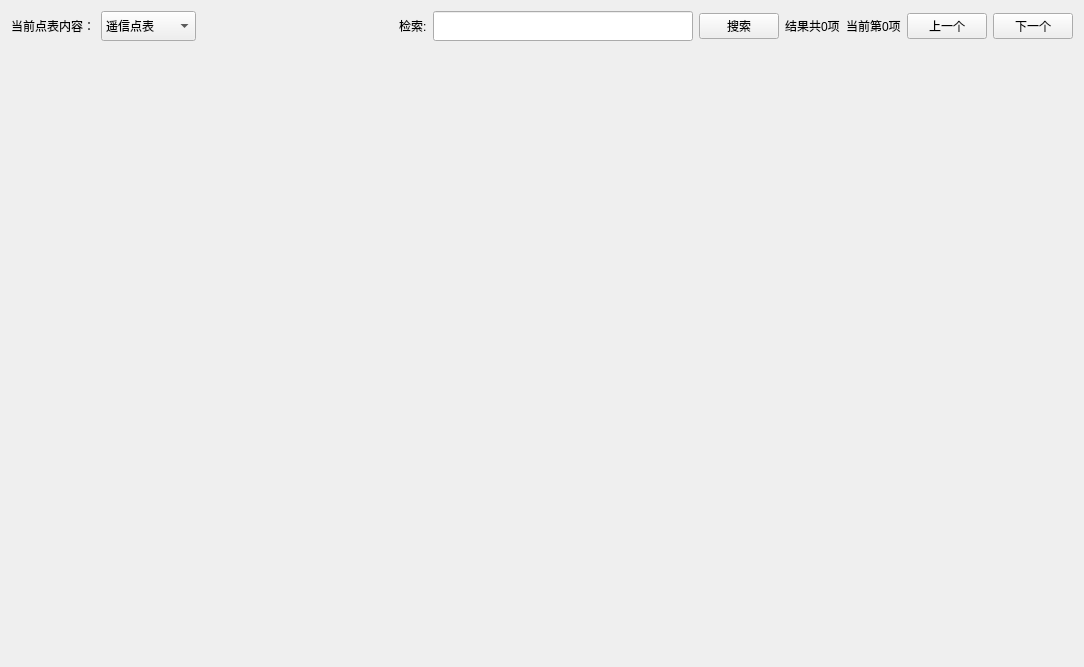
<?xml version="1.0" encoding="UTF-8"?>
<ui version="4.0">
 <class>dtufixmodifyClass</class>
 <widget class="QWidget" name="dtufixmodifyClass">
  <property name="geometry">
   <rect>
    <x>0</x>
    <y>0</y>
    <width>1084</width>
    <height>667</height>
   </rect>
  </property>
  <property name="windowTitle">
   <string>dtufixmodify</string>
  </property>
  <layout class="QGridLayout" name="gridLayout">
   <item row="0" column="0">
    <widget class="QLabel" name="Text_1">
     <property name="text">
      <string>当前点表内容：</string>
     </property>
    </widget>
   </item>
   <item row="0" column="1">
    <widget class="QComboBox" name="combox_index">
     <property name="minimumSize">
      <size>
       <width>95</width>
       <height>30</height>
      </size>
     </property>
     <item>
      <property name="text">
       <string>遥信点表</string>
      </property>
     </item>
     <item>
      <property name="text">
       <string>遥测点表</string>
      </property>
     </item>
     <item>
      <property name="text">
       <string>遥控点表</string>
      </property>
     </item>
     <item>
      <property name="text">
       <string>遥调点表</string>
      </property>
     </item>
     <item>
      <property name="text">
       <string>自动化参数</string>
      </property>
     </item>
    </widget>
   </item>
   <item row="0" column="2">
    <spacer name="horizontalSpacer">
     <property name="orientation">
      <enum>Qt::Horizontal</enum>
     </property>
     <property name="sizeHint" stdset="0">
      <size>
       <width>20</width>
       <height>20</height>
      </size>
     </property>
    </spacer>
   </item>
   <item row="0" column="3">
    <widget class="QLabel" name="TEXT">
     <property name="text">
      <string>检索:</string>
     </property>
    </widget>
   </item>
   <item row="0" column="4">
    <widget class="QLineEdit" name="lineEdit">
     <property name="minimumSize">
      <size>
       <width>260</width>
       <height>30</height>
      </size>
     </property>
     <property name="maximumSize">
      <size>
       <width>260</width>
       <height>30</height>
      </size>
     </property>
    </widget>
   </item>
   <item row="0" column="5">
    <widget class="QPushButton" name="btn_search">
     <property name="text">
      <string>搜索</string>
     </property>
    </widget>
   </item>
   <item row="0" column="6">
    <widget class="QLabel" name="label_result">
     <property name="text">
      <string>结果共0项</string>
     </property>
    </widget>
   </item>
   <item row="0" column="7">
    <widget class="QLabel" name="label_page">
     <property name="text">
      <string>当前第0项</string>
     </property>
    </widget>
   </item>
   <item row="0" column="8">
    <widget class="QPushButton" name="btn_front">
     <property name="text">
      <string>上一个</string>
     </property>
    </widget>
   </item>
   <item row="0" column="9">
    <widget class="QPushButton" name="btn_next">
     <property name="text">
      <string>下一个</string>
     </property>
    </widget>
   </item>
   <item row="1" column="0" colspan="10">
    <widget class="QWidget" name="widget" native="true"/>
   </item>
  </layout>
 </widget>
 <layoutdefault spacing="6" margin="11"/>
 <resources/>
 <connections>
  <connection>
   <sender>btn_search</sender>
   <signal>clicked()</signal>
   <receiver>dtufixmodifyClass</receiver>
   <slot>serach()</slot>
   <hints>
    <hint type="sourcelabel">
     <x>1026</x>
     <y>25</y>
    </hint>
    <hint type="destinationlabel">
     <x>541</x>
     <y>333</y>
    </hint>
   </hints>
  </connection>
  <connection>
   <sender>btn_next</sender>
   <signal>clicked()</signal>
   <receiver>dtufixmodifyClass</receiver>
   <slot>next()</slot>
   <hints>
    <hint type="sourcelabel">
     <x>1019</x>
     <y>25</y>
    </hint>
    <hint type="destinationlabel">
     <x>541</x>
     <y>333</y>
    </hint>
   </hints>
  </connection>
  <connection>
   <sender>btn_front</sender>
   <signal>clicked()</signal>
   <receiver>dtufixmodifyClass</receiver>
   <slot>front()</slot>
   <hints>
    <hint type="sourcelabel">
     <x>919</x>
     <y>25</y>
    </hint>
    <hint type="destinationlabel">
     <x>541</x>
     <y>333</y>
    </hint>
   </hints>
  </connection>
  <connection>
   <sender>combox_index</sender>
   <signal>currentIndexChanged(int)</signal>
   <receiver>dtufixmodifyClass</receiver>
   <slot>indexchange(int)</slot>
   <hints>
    <hint type="sourcelabel">
     <x>167</x>
     <y>25</y>
    </hint>
    <hint type="destinationlabel">
     <x>541</x>
     <y>333</y>
    </hint>
   </hints>
  </connection>
 </connections>
 <slots>
  <slot>serach()</slot>
  <slot>front()</slot>
  <slot>next()</slot>
  <slot>indexchange(int)</slot>
 </slots>
</ui>
